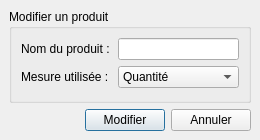
<?xml version="1.0" encoding="UTF-8"?>
<ui version="4.0">
 <class>ProductModifyDialog</class>
 <widget class="QDialog" name="ProductModifyDialog">
  <property name="windowModality">
   <enum>Qt::WindowModal</enum>
  </property>
  <property name="geometry">
   <rect>
    <x>0</x>
    <y>0</y>
    <width>260</width>
    <height>140</height>
   </rect>
  </property>
  <property name="minimumSize">
   <size>
    <width>260</width>
    <height>140</height>
   </size>
  </property>
  <property name="maximumSize">
   <size>
    <width>260</width>
    <height>140</height>
   </size>
  </property>
  <property name="windowTitle">
   <string>Modifier un produit</string>
  </property>
  <property name="modal">
   <bool>true</bool>
  </property>
  <layout class="QVBoxLayout" name="_centralWidgetLayout">
   <property name="leftMargin">
    <number>9</number>
   </property>
   <property name="topMargin">
    <number>9</number>
   </property>
   <property name="rightMargin">
    <number>9</number>
   </property>
   <property name="bottomMargin">
    <number>9</number>
   </property>
   <item>
    <widget class="QGroupBox" name="groupBox">
     <property name="sizePolicy">
      <sizepolicy hsizetype="Expanding" vsizetype="Expanding">
       <horstretch>0</horstretch>
       <verstretch>0</verstretch>
      </sizepolicy>
     </property>
     <property name="title">
      <string>Modifier un produit</string>
     </property>
     <layout class="QFormLayout" name="formLayout">
      <item row="0" column="0">
       <widget class="QLabel" name="_labelProduct">
        <property name="text">
         <string>Nom du produit :</string>
        </property>
       </widget>
      </item>
      <item row="0" column="1">
       <widget class="QLineEdit" name="productName"/>
      </item>
      <item row="1" column="0">
       <widget class="QLabel" name="_labelMeasure">
        <property name="text">
         <string>Mesure utilisée : </string>
        </property>
       </widget>
      </item>
      <item row="1" column="1">
       <widget class="QComboBox" name="productMeasure">
        <item>
         <property name="text">
          <string>Quantité</string>
         </property>
        </item>
        <item>
         <property name="text">
          <string>Grammes</string>
         </property>
        </item>
        <item>
         <property name="text">
          <string>Litres</string>
         </property>
        </item>
       </widget>
      </item>
     </layout>
    </widget>
   </item>
   <item>
    <layout class="QHBoxLayout" name="_horizontalLayout">
     <item>
      <spacer name="_hs">
       <property name="orientation">
        <enum>Qt::Horizontal</enum>
       </property>
       <property name="sizeHint" stdset="0">
        <size>
         <width>40</width>
         <height>20</height>
        </size>
       </property>
      </spacer>
     </item>
     <item>
      <widget class="QPushButton" name="okButton">
       <property name="text">
        <string>Modifier</string>
       </property>
      </widget>
     </item>
     <item>
      <widget class="QPushButton" name="cancelButton">
       <property name="text">
        <string>Annuler</string>
       </property>
      </widget>
     </item>
    </layout>
   </item>
  </layout>
 </widget>
 <resources/>
 <connections/>
</ui>
